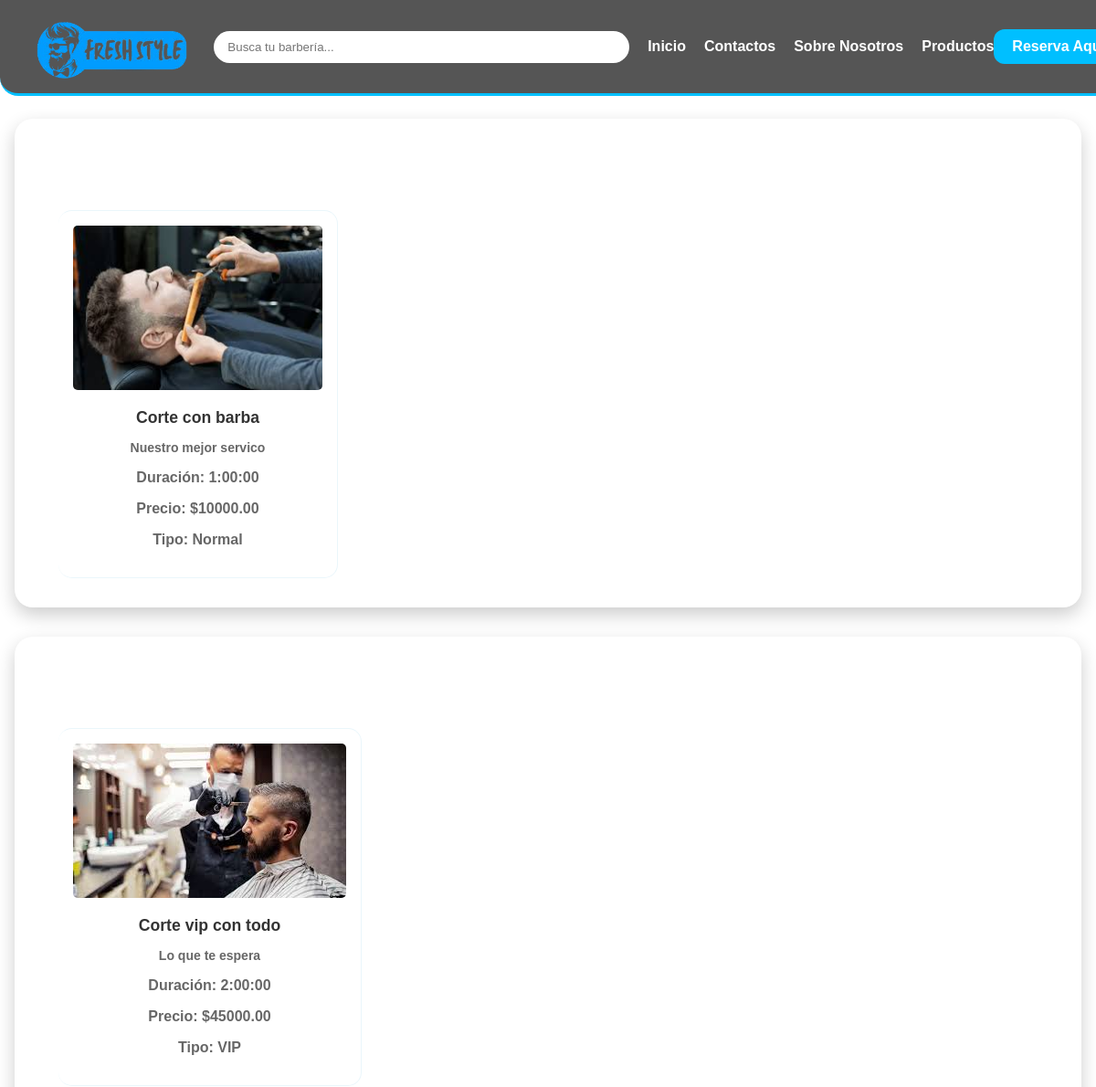
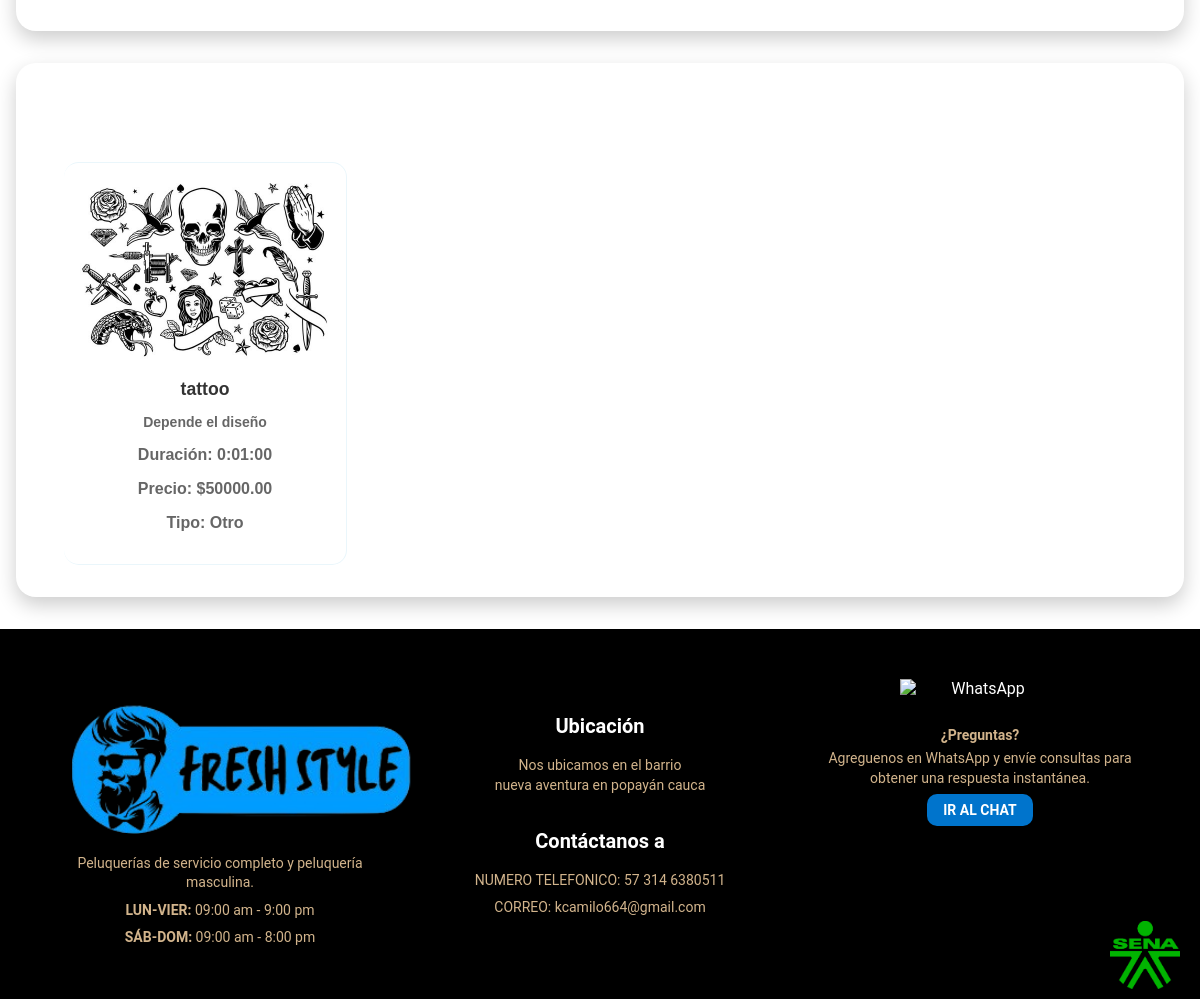
The app's page /servicios/ with its own data (2 pictures, top to bottom).
### APP_PRINCIPAL/models/Servicio.py (models this page shows, shortened)
class Servicio(models.Model):
    TIPOS = [
        ('vip', 'VIP'),
        ('normal', 'Normal'),
        ('otro', 'Otro'),
    ]
    nombre = models.CharField(max_length=100)
    tipo = models.CharField(max_length=10, choices=TIPOS)
    descripcion = models.TextField()
    imagen = models.ImageField(upload_to='imagenes_servicios/', null=True, blank=True)
    duracion = models.DurationField()
    precio = models.DecimalField(max_digits=10, decimal_places=2, default=0)

### APP_PRINCIPAL/views/servicios_cliente.py (the view)
# urls.py: path('servicios/', servicios_cliente, name='servicios_cliente'),
def servicios_cliente(request):
    servicios_normal = Servicio.objects.filter(tipo='normal')
    servicios_vip = Servicio.objects.filter(tipo='vip')
    servicios_otro = Servicio.objects.filter(tipo='otro')
    return render(request, "servicios_cliente.html", {
        "servicios_normal": servicios_normal,
        "servicios_vip": servicios_vip,
        "servicios_otro": servicios_otro,
    })

### APP_PRINCIPAL/templates/servicios_cliente.html (shortened to what this page needs)
{% load static %}
<!DOCTYPE html>
<html lang="es">
<head>
  <link rel="stylesheet" href="{% static 'css/productos.css' %}">
</head>
<body>
  <header class="navbar">
    <img src="{% static 'img/Logo.png' %}" alt="Logo Fresh Style" class="logo">
    <input type="text" class="search-bar" placeholder="Busca tu barbería...">
    <nav class="nav-links">
      <a href="{% url 'pagina_principal' %}">Inicio</a>
      <a href="#">Contactos</a>
      <a href="#">Sobre Nosotros</a>
      <a href="{% url 'productos_clientes' %}">Productos</a>
    </nav>
    <a href="#" class="btn-reserva" onclick="irAReserva()">Reserva Aquí</a>
  </header>
  <main>
    <section class="carousel-section">
      <h2>Servicios Normal</h2>
      <div class="carousel-container" id="servicios-normal">
        {% for servicio in servicios_normal %}
          <div class="product">
            {% if servicio.imagen %}
              <img src="{{ servicio.imagen.url }}" alt="{{ servicio.nombre }}">
            {% else %}
              <img src="{% static 'img/default_servicio.png' %}" alt="Sin imagen">
            {% endif %}
            <h3>{{ servicio.nombre }}</h3>
            <p class="descripcion">{{ servicio.descripcion }}</p>
            <p><b>Duración:</b> {{ servicio.duracion }}</p>
            <p><b>Precio:</b> ${{ servicio.precio }}</p>
            <p><b>Tipo:</b> {{ servicio.get_tipo_display }}</p>
          </div>
        {% empty %}
          <p>No hay servicios normales disponibles.</p>
        {% endfor %}
      </div>
    </section>
    <section class="carousel-section">
      <h2>Servicios VIP</h2>
      <div class="carousel-container" id="servicios-vip">
        {% for servicio in servicios_vip %}
          <div class="product">
            {% if servicio.imagen %}
              <img src="{{ servicio.imagen.url }}" alt="{{ servicio.nombre }}">
            {% else %}
              <img src="{% static 'img/default_servicio.png' %}" alt="Sin imagen">
            {% endif %}
            <h3>{{ servicio.nombre }}</h3>
            <p class="descripcion">{{ servicio.descripcion }}</p>
            <p><b>Duración:</b> {{ servicio.duracion }}</p>
            <p><b>Precio:</b> ${{ servicio.precio }}</p>
            <p><b>Tipo:</b> {{ servicio.get_tipo_display }}</p>
          </div>
        {% empty %}
          <p>No hay servicios VIP disponibles.</p>
        {% endfor %}
      </div>
    </section>
    <section class="carousel-section">
      <h2>Otros Servicios</h2>
      <div class="carousel-container" id="servicios-otro">
        {% for servicio in servicios_otro %}
          <div class="product">
            {% if servicio.imagen %}
              <img src="{{ servicio.imagen.url }}" alt="{{ servicio.nombre }}">
            {% else %}
              <img src="{% static 'img/default_servicio.png' %}" alt="Sin imagen">
            {% endif %}
            <h3>{{ servicio.nombre }}</h3>
            <p class="descripcion">{{ servicio.descripcion }}</p>
            <p><b>Duración:</b> {{ servicio.duracion }}</p>
            <p><b>Precio:</b> ${{ servicio.precio }}</p>
            <p><b>Tipo:</b> {{ servicio.get_tipo_display }}</p>
          </div>
        {% empty %}
          <p>No hay otros servicios disponibles.</p>
        {% endfor %}
      </div>
    </section>
  </main>
  <footer class="footer">
    <div class="footer-section">
      <img src="{% static 'img/Logo.png' %}" alt="Fresh Style Logo" class="logo-footer" />
      <p class="descripcion">Peluquerías de servicio completo y peluquería masculina.</p>
      <p><strong>LUN-VIER:</strong> 09:00 am - 9:00 pm</p>
      <p><strong>SÁB-DOM:</strong> 09:00 am - 8:00 pm</p>
    </div>
    <div class="footer-section">
      <h2>Ubicación</h2>
      <p>Nos ubicamos en el barrio<br>nueva aventura en popayán cauca</p>
      <h2>Contáctanos a</h2>
      <p>NUMERO TELEFONICO: 57 314 6380511</p>
      <p>CORREO: kcamilo664@gmail.com</p>
    </div>
    <div class="footer-section">
      <div class="whatsapp-contenido">
        <img src="{% static 'img/FOOTER/whasa.png' %}" class="whatsapp-logo" alt="WhatsApp">
        <h3 class="texto-whatsapp">¿Preguntas?</h3>
        <p class="texto-whatsapp">Agreguenos en WhatsApp y envíe consultas para obtener una respuesta instantánea.</p>
        <a href="https://wa.me/3146380511" class="btn-whatsapp">IR AL CHAT</a>
      </div>
      <img src="{% static 'img/FOOTER/sena.png' %}" class="sena-logo" alt="SENA">
    </div>
  </footer>
</body>
</html>

### APP_PRINCIPAL/static/css/productos.css (style rules this page uses)
body { font-family: sans-serif; margin: 0; overflow-x: hidden; background-image: url( "../img/FOOTER/fondo_p.png"); }
header { background-color: #111; color: white; text-align: center; padding: 1.5rem; }
.carousel-section { padding: 2rem; margin: 2rem 1rem; border-radius: 20px; box-shadow: 0 8px 20px rgba(0, 0, 0, 0.2); transition: all 0.3s ease; }
.carousel-container { display: flex; overflow-x: auto; scroll-behavior: smooth; width: 100%; background-color: transparent; -ms-overflow-style: none; scrollbar-width: none; }
.product { border-left: none !important; box-shadow: none !important; min-width: 150px; margin: 0 1rem; padding: 1rem; background: rgba(255, 255, 255, 0.9); border-radius: 15px; text-align: center; flex-shrink: 0; box-shadow: 0 6px 18px rgba(0, 0, 0, 0.1); transition: transform 0.3s ease, box-shadow 0.3s ease; border: 1.5px solid #eaf6fb; }
.product::before, .product::after { display: none !important; }
footer { background-color: #222; color: white; text-align: center; padding: 1rem; }
.product img { width: 100%; max-height: 180px; object-fit: contain; border-radius: 5px; margin-bottom: 0.5rem; }
.product h3 { font-size: 1.1rem; margin: 0.5rem 0 0.2rem; color: #333; }
.product p { color: #00000099; font-weight: bold; }
.carousel-section { background: transparent; }
.logo { height: 70px; object-fit: contain; border-radius: 5%; }
header.navbar { display: flex; align-items: center; justify-content: space-between; background-color: #000000aa; padding: 16px 30px; border-bottom: 3px solid #00bfff; flex-wrap: wrap; border-radius: 0 0 20px 20px; position: fixed; top: 0; left: 0; width: 100%; z-index: 1000; z-index: 10; }
.search-bar { flex: 1 1 300px; max-width: 650px; padding: 10px 15px; border-radius: 20px; border: none; outline: none; margin: 10px 20px; }
.nav-links { display: flex; gap: 20px; flex-wrap: wrap; justify-content: center; align-items: center; }
.nav-links a { color: white; text-decoration: none; font-weight: bold; }
.btn-reserva { background-color: #00bfff; color: white; padding: 10px 20px; border-radius: 12px; text-decoration: none; font-weight: bold; transition: background-color 0.3s; margin-right: auto; margin-left: auto; }
.carousel-section h2 { color: #ffffff; }
.footer { background-color: #000; color: white; display: flex; flex-wrap: wrap; justify-content: space-between; align-items: flex-start; padding: 40px 30px 30px; font-family: 'Roboto', Arial, sans-serif; min-height: 300px; position: relative; z-index: 1; }
.footer-section { flex: 1; min-width: 250px; margin: 20px; text-align: center; display: flex; flex-direction: column; gap: 8px; }
.footer-section h2 { margin: 25px 0 10px; font-size: 20px; color: white; }
.footer-section p { font-size: 14px; line-height: 1.4; color: #d2b48c; margin: 0; }
.logo-footer { width: 380px; margin: 0 auto 12px; object-fit: contain; }
.descripcion { font-size: 14px; margin-bottom: 10px; color: #ccc; }
.whatsapp-contenido { display: flex; flex-direction: column; align-items: center; margin-top: -5px; gap: 5px; }
.whatsapp-logo { width: 160px; margin: -5px 0 10px; }
.texto-whatsapp { font-size: 14px; color: #d2b48c; margin-bottom: 1px; }
.btn-whatsapp { background-color: #0074cc; color: white; padding: 8px 16px; border-radius: 10px; text-decoration: none; font-weight: bold; transition: background-color 0.3s ease; margin-bottom: 15px; font-size: 14px; }
.sena-logo { position: absolute; bottom: 10px; right: 20px; width: 70px; }
main { margin-top: 130px; }

### records on screen
Servicio: imagen (picture), nombre "Corte con barba", descripcion "Nuestro mejor servico", duracion "1:00:00", precio "10000.00", tipo "Normal"
Servicio: imagen (picture), nombre "Corte vip con todo", descripcion "Lo que te espera", duracion "2:00:00", precio "45000.00", tipo "VIP"
Servicio: imagen (picture), nombre "tattoo", descripcion "Depende el diseño", duracion "0:01:00", precio "50000.00", tipo "Otro"
